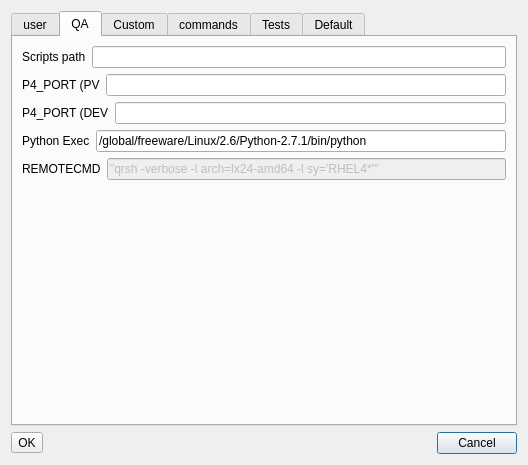
<?xml version="1.0" encoding="UTF-8"?>
<ui version="4.0">
 <class>wRI_Desk_settings</class>
 <widget class="QDialog" name="wRI_Desk_settings">
  <property name="windowModality">
   <enum>Qt::WindowModal</enum>
  </property>
  <property name="geometry">
   <rect>
    <x>0</x>
    <y>0</y>
    <width>528</width>
    <height>465</height>
   </rect>
  </property>
  <property name="windowTitle">
   <string>Dialog</string>
  </property>
  <layout class="QGridLayout" name="gridLayout">
   <item row="0" column="0">
    <widget class="QTabWidget" name="tabWidget">
     <property name="currentIndex">
      <number>1</number>
     </property>
     <widget class="QWidget" name="tab">
      <attribute name="title">
       <string>user</string>
      </attribute>
      <widget class="QWidget" name="layoutWidget">
       <property name="geometry">
        <rect>
         <x>10</x>
         <y>40</y>
         <width>175</width>
         <height>32</height>
        </rect>
       </property>
       <layout class="QHBoxLayout" name="horizontalLayout_2">
        <item>
         <widget class="QLabel" name="label_2">
          <property name="text">
           <string>password</string>
          </property>
         </widget>
        </item>
        <item>
         <widget class="QLineEdit" name="lineEdit_2">
          <property name="enabled">
           <bool>false</bool>
          </property>
          <property name="echoMode">
           <enum>QLineEdit::Password</enum>
          </property>
         </widget>
        </item>
       </layout>
      </widget>
      <widget class="QWidget" name="layoutWidget">
       <property name="geometry">
        <rect>
         <x>10</x>
         <y>10</y>
         <width>175</width>
         <height>32</height>
        </rect>
       </property>
       <layout class="QHBoxLayout" name="horizontalLayout">
        <item>
         <widget class="QLabel" name="label">
          <property name="text">
           <string>username</string>
          </property>
         </widget>
        </item>
        <item>
         <widget class="QLineEdit" name="lineEdit_username">
          <property name="enabled">
           <bool>false</bool>
          </property>
         </widget>
        </item>
       </layout>
      </widget>
     </widget>
     <widget class="QWidget" name="tab_2">
      <attribute name="title">
       <string>QA</string>
      </attribute>
      <layout class="QGridLayout" name="gridLayout_3">
       <item row="0" column="0">
        <layout class="QHBoxLayout" name="horizontalLayout_3">
         <item>
          <widget class="QLabel" name="label_3">
           <property name="text">
            <string>Scripts path</string>
           </property>
          </widget>
         </item>
         <item>
          <widget class="QLineEdit" name="lineEdit_default_path"/>
         </item>
        </layout>
       </item>
       <item row="1" column="0">
        <layout class="QHBoxLayout" name="horizontalLayout_4">
         <item>
          <widget class="QLabel" name="label_4">
           <property name="text">
            <string>P4_PORT (PV</string>
           </property>
          </widget>
         </item>
         <item>
          <widget class="QLineEdit" name="lineEdit_p4port_pv">
           <property name="enabled">
            <bool>true</bool>
           </property>
          </widget>
         </item>
        </layout>
       </item>
       <item row="2" column="0">
        <layout class="QHBoxLayout" name="horizontalLayout_5">
         <item>
          <widget class="QLabel" name="label_5">
           <property name="text">
            <string>P4_PORT (DEV</string>
           </property>
          </widget>
         </item>
         <item>
          <widget class="QLineEdit" name="lineEdit_p4port_dev">
           <property name="enabled">
            <bool>true</bool>
           </property>
          </widget>
         </item>
        </layout>
       </item>
       <item row="3" column="0">
        <layout class="QHBoxLayout" name="horizontalLayout_6">
         <item>
          <widget class="QLabel" name="label_6">
           <property name="text">
            <string>Python Exec</string>
           </property>
          </widget>
         </item>
         <item>
          <widget class="QLineEdit" name="lineEdit_PythonExec">
           <property name="enabled">
            <bool>true</bool>
           </property>
           <property name="text">
            <string>/global/freeware/Linux/2.6/Python-2.7.1/bin/python</string>
           </property>
          </widget>
         </item>
        </layout>
       </item>
       <item row="4" column="0">
        <layout class="QHBoxLayout" name="horizontalLayout_7">
         <item>
          <widget class="QLabel" name="label_7">
           <property name="text">
            <string>REMOTECMD</string>
           </property>
          </widget>
         </item>
         <item>
          <widget class="QLineEdit" name="lineEdit_remotecmd">
           <property name="enabled">
            <bool>false</bool>
           </property>
           <property name="text">
            <string>&quot;qrsh -verbose -l arch=lx24-amd64 -l sy='RHEL4*'&quot;</string>
           </property>
          </widget>
         </item>
        </layout>
       </item>
       <item row="5" column="0">
        <spacer name="verticalSpacer">
         <property name="orientation">
          <enum>Qt::Vertical</enum>
         </property>
         <property name="sizeHint" stdset="0">
          <size>
           <width>20</width>
           <height>71</height>
          </size>
         </property>
        </spacer>
       </item>
      </layout>
     </widget>
     <widget class="QWidget" name="tab_3">
      <attribute name="title">
       <string>Custom</string>
      </attribute>
      <layout class="QGridLayout" name="gridLayout_2">
       <item row="1" column="0">
        <layout class="QHBoxLayout" name="horizontalLayout_8">
         <item>
          <widget class="QToolButton" name="toolButton_add_param">
           <property name="text">
            <string>+</string>
           </property>
          </widget>
         </item>
         <item>
          <spacer name="horizontalSpacer">
           <property name="orientation">
            <enum>Qt::Horizontal</enum>
           </property>
           <property name="sizeHint" stdset="0">
            <size>
             <width>40</width>
             <height>20</height>
            </size>
           </property>
          </spacer>
         </item>
         <item>
          <widget class="QToolButton" name="toolButton_2">
           <property name="text">
            <string>-</string>
           </property>
          </widget>
         </item>
        </layout>
       </item>
       <item row="0" column="0">
        <widget class="QTableWidget" name="tableWidget_params">
         <column>
          <property name="text">
           <string>Parameter</string>
          </property>
         </column>
         <column>
          <property name="text">
           <string>Value</string>
          </property>
         </column>
        </widget>
       </item>
      </layout>
     </widget>
     <widget class="QWidget" name="tab_4">
      <attribute name="title">
       <string>commands</string>
      </attribute>
      <layout class="QGridLayout" name="gridLayout_5">
       <item row="0" column="0">
        <widget class="QTextEdit" name="textEdit"/>
       </item>
      </layout>
     </widget>
     <widget class="QWidget" name="tab_Tests">
      <attribute name="title">
       <string>Tests</string>
      </attribute>
      <layout class="QGridLayout" name="gridLayout_4">
       <item row="1" column="0">
        <widget class="QToolButton" name="toolButton_3">
         <property name="enabled">
          <bool>false</bool>
         </property>
         <property name="text">
          <string>refresh table</string>
         </property>
        </widget>
       </item>
       <item row="0" column="0">
        <widget class="QListWidget" name="listWidget_tests_list"/>
       </item>
      </layout>
     </widget>
     <widget class="QWidget" name="tab_5">
      <attribute name="title">
       <string>Default</string>
      </attribute>
      <layout class="QGridLayout" name="gridLayout_6">
       <item row="0" column="0">
        <widget class="QScrollArea" name="scrollArea">
         <property name="widgetResizable">
          <bool>true</bool>
         </property>
         <widget class="QWidget" name="scrollAreaWidgetContents">
          <property name="geometry">
           <rect>
            <x>0</x>
            <y>0</y>
            <width>486</width>
            <height>359</height>
           </rect>
          </property>
          <layout class="QGridLayout" name="gridLayout_7">
           <item row="0" column="0">
            <layout class="QHBoxLayout" name="horizontalLayout_10">
             <item>
              <widget class="QLabel" name="label_8">
               <property name="text">
                <string>Remote Host</string>
               </property>
              </widget>
             </item>
             <item>
              <widget class="QLineEdit" name="lineEdit_default_remote_host">
               <property name="enabled">
                <bool>false</bool>
               </property>
              </widget>
             </item>
            </layout>
           </item>
           <item row="1" column="0">
            <layout class="QHBoxLayout" name="horizontalLayout_11">
             <item>
              <widget class="QLabel" name="label_9">
               <property name="text">
                <string>Remote Path</string>
               </property>
              </widget>
             </item>
             <item>
              <widget class="QLineEdit" name="lineEdit_default_remote_pth">
               <property name="enabled">
                <bool>false</bool>
               </property>
              </widget>
             </item>
            </layout>
           </item>
           <item row="2" column="0">
            <layout class="QHBoxLayout" name="horizontalLayout_12">
             <item>
              <widget class="QLabel" name="label_10">
               <property name="text">
                <string>Local Path</string>
               </property>
              </widget>
             </item>
             <item>
              <widget class="QLineEdit" name="lineEdit_default_local_path">
               <property name="enabled">
                <bool>false</bool>
               </property>
              </widget>
             </item>
            </layout>
           </item>
           <item row="3" column="0">
            <layout class="QHBoxLayout" name="horizontalLayout_13">
             <item>
              <widget class="QLabel" name="label_11">
               <property name="text">
                <string>Zebu Version</string>
               </property>
              </widget>
             </item>
             <item>
              <widget class="QLineEdit" name="lineEdit_default_zebu_version">
               <property name="enabled">
                <bool>false</bool>
               </property>
              </widget>
             </item>
            </layout>
           </item>
           <item row="4" column="0">
            <layout class="QHBoxLayout" name="horizontalLayout_14">
             <item>
              <widget class="QLabel" name="label_12">
               <property name="text">
                <string>FILE_CONF</string>
               </property>
              </widget>
             </item>
             <item>
              <widget class="QLineEdit" name="lineEdit_default_file_conf">
               <property name="enabled">
                <bool>false</bool>
               </property>
              </widget>
             </item>
            </layout>
           </item>
           <item row="5" column="0">
            <spacer name="verticalSpacer_2">
             <property name="orientation">
              <enum>Qt::Vertical</enum>
             </property>
             <property name="sizeHint" stdset="0">
              <size>
               <width>68</width>
               <height>163</height>
              </size>
             </property>
            </spacer>
           </item>
          </layout>
         </widget>
        </widget>
       </item>
      </layout>
     </widget>
    </widget>
   </item>
   <item row="1" column="0">
    <layout class="QHBoxLayout" name="horizontalLayout_9">
     <item>
      <widget class="QToolButton" name="toolButton_4">
       <property name="text">
        <string>OK</string>
       </property>
      </widget>
     </item>
     <item>
      <spacer name="horizontalSpacer_2">
       <property name="orientation">
        <enum>Qt::Horizontal</enum>
       </property>
       <property name="sizeHint" stdset="0">
        <size>
         <width>40</width>
         <height>20</height>
        </size>
       </property>
      </spacer>
     </item>
     <item>
      <widget class="QPushButton" name="pushButton">
       <property name="text">
        <string>Cancel</string>
       </property>
      </widget>
     </item>
    </layout>
   </item>
  </layout>
 </widget>
 <resources/>
 <connections/>
</ui>
